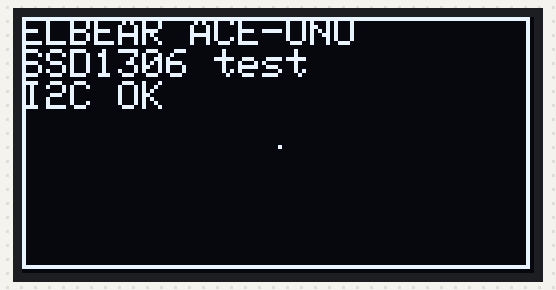
The sketch below on a simulated Arduino Uno, built with avr-gcc and run on an emulated ATmega328P. Shown: 128×64 one-colour display.

Above: at 0.1 s.

The sketch:

Elron_8mb_SSD1309.ino
```cpp
#include <Wire.h>
#include <Adafruit_GFX.h>
#include <Adafruit_SSD1306.h>

// Разрешение дисплея (часто 128x64)
#define SCREEN_WIDTH 128
#define SCREEN_HEIGHT 64

// Адрес I2C: обычно 0x3C, но бывает и 0x3D — проверь сканером I2C
#define OLED_ADDR 0x3C

Adafruit_SSD1306 display(SCREEN_WIDTH, SCREEN_HEIGHT, &Wire);

void setup() {
  Serial.begin(9600);
  while (!Serial); // ждём подключения монитора порта (если нужно)

  // Инициализация дисплея
  if (!display.begin(OLED_ADDR, true)) {
    Serial.println(F("Ошибка инициализации дисплея! Проверьте подключение и адрес."));
    for (;;); // зависаем, если дисплей не найден
  }

  display.clearDisplay();
  display.setTextSize(1);
  display.setTextColor(SSD1306_WHITE);
  display.setCursor(0, 0);

  display.println("ELBEAR ACE-UNO");
  display.println("SSD1306 test");
  display.println("I2C OK");

  // Рисуем рамку
  display.drawRect(0, 0, SCREEN_WIDTH - 1, SCREEN_HEIGHT - 1, SSD1306_WHITE);

  // Ставим точку в центре
  display.drawPixel(SCREEN_WIDTH / 2, SCREEN_HEIGHT / 2, SSD1306_WHITE);

  display.display();
}

void loop() {
  // Здесь можно добавить анимацию, вывод данных с датчиков и т.д.
  delay(2000);
}
```
